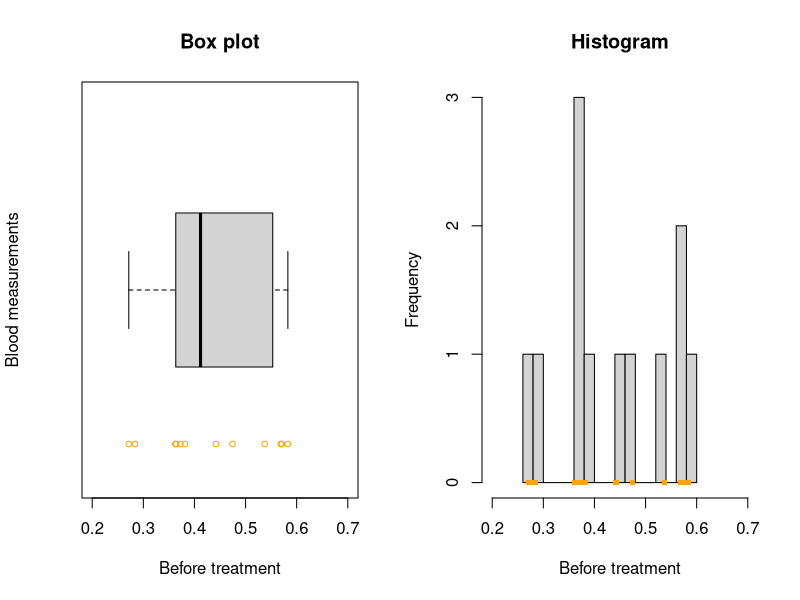
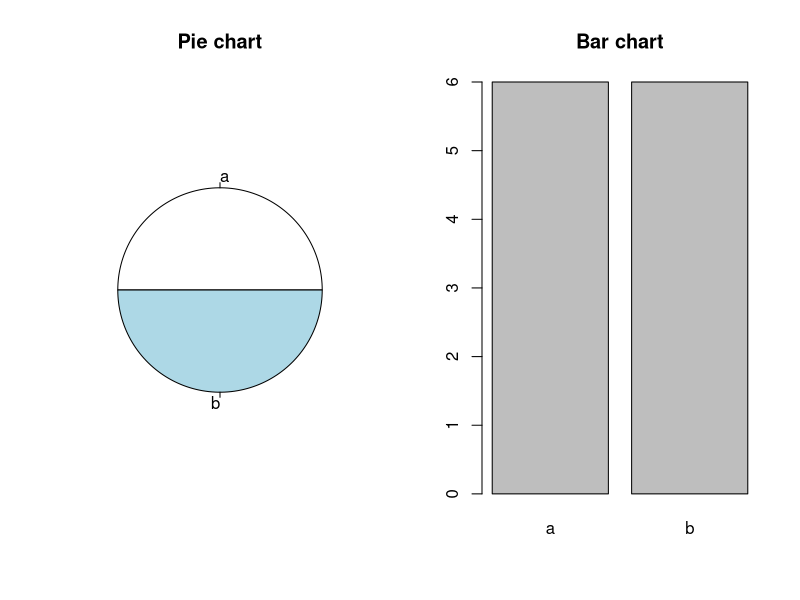

Write R code to recreate these figures, in order.
## ---- chunk 1
op_eval=TRUE
op_echo=TRUE
## ---- chunk 2
study1<-read.table("./data/study1.csv",sep=";",header = TRUE) # the values are separated by ; in the csv file
## ---- chunk 3
X<-study1$before
# we will show the direct function and the calculation behind it
# sum of the elements of the vector
sum(X)
# the sample mean
sum(X)/length(X)
mean(X)
# the sample variance
sum((X-mean(X))^2)/(length(X)-1)
var(X)

# the sample standard deviation
sqrt(var(X))
sd(X)

#the median
mean(sort(X)[c(length(X)/2,length(X)/2+1)])
median(X)

# quantile
quantile(X, probs=c(0.25, 0.50, 0.75))
# A quartile is the value of the quantile at the probabilities 0.25, 0.5 and 0.75.

# all of this can be achieved easily using the summary function
summary(X)
## ---- chunk 4
par(mfrow=c(1,2))# define the plot area one row, two columns
X<-study1$before
boxplot(X, 
        xlab = "Before treatment", 
        ylab = "Blood measurements", 
        ylim = c(0.2, 0.7), 
        main = "Box plot", 
        horizontal = TRUE)
points(X, y = rep(0.6, 12), pch=1,
       col="orange", cex=0.75)
# Histogram
hist(X, 
     xlim = c(0.2, 0.7), 
     xlab = "Before treatment", 
     main = "Histogram", 
     breaks = 12)
points(X, rep(0, 12), pch=15, col="orange", cex=0.75)
## ---- chunk 5
X<-study1$group
## absolute and relative 
table(X); table(X) / length(X)
## ---- chunk 6
par(mfrow=c(1,2))# define the plot area one row, two columns
pie(table(X),
    main = "Pie chart"
    )
barplot(table(X),
        main = "Bar chart"
        )
